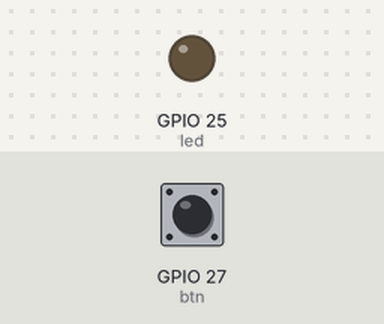
A program run on a simulated Raspberry Pi (BCM pin numbers). Shown: output pins drawn as LEDs (lit = HIGH). The test bench sets the inputs (shaded band); at power-on: GPIO 27 (btn) LOW.

Above: at 1.2 s.
1.3 s: GPIO 27 (btn) pulled HIGH for 0.15 s
At 1.6 s:
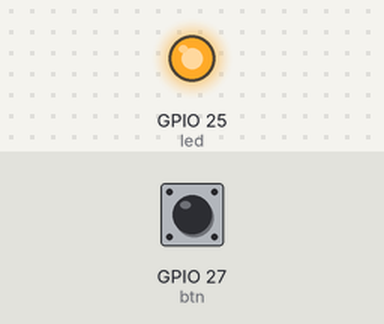
2.9 s: GPIO 27 (btn) pulled HIGH for 1 s
At 4.0 s:
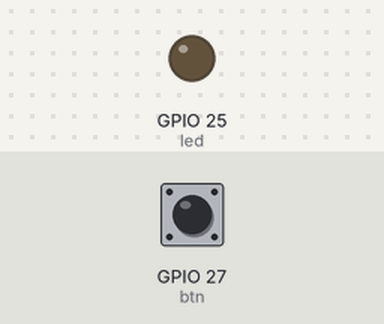
5.4 s: GPIO 27 (btn) pulled HIGH for 3.2 s
At 5.9 s:
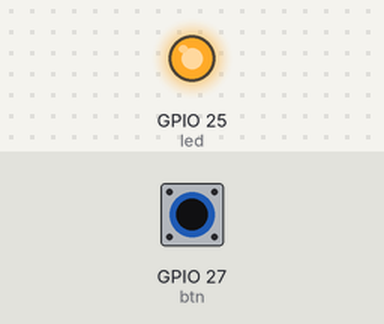
Timing chart, 0 to 8.4 s (numbered marks = the images above; inputs shaded):
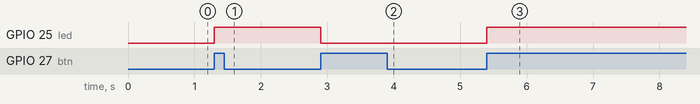

Measured:
- after the input at 1.3 s, GPIO 25 (led): LOW → HIGH at once
- after the input at 2.9 s, GPIO 25 (led): HIGH → LOW at once
- after the input at 5.4 s, GPIO 25 (led): LOW → HIGH at once

The program:

05-02-event-driven-programming.py
```python
from gpiozero import LED, Button
from time import sleep
from signal import pause

def pressed(button):
    if button.pin.number == 27:
        led.toggle()

#         global ledState
#         ledState = not ledState # togger, lenh not de lat nguoc gia tri
#         if ledState == 1:
#             led.on()
#         else:
#             led.off()


led = LED(25)
btn = Button(27, pull_up=False, bounce_time=0.05) #loai bo su kien thua -> chong doi phim bouce time

btn.when_pressed = pressed  #gan su kien (event blinding)
ledState = led.value

try:
    pause()
except KeyboardInterrupt:
    pass


led.close()
btn.close()
```
